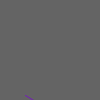
Frame 1 (no input)
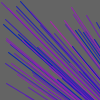
Frame 60 (the mouse pressed at the canvas centre just before this capture)
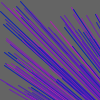
Frame 120 (the mouse held since frame 60 and released just before this capture)

The Processing sketch that drew these frames (run headless with seeded random() and noise(); from frame 60 on, the mouse is pressed at the canvas centre):

// Processing sketch: processing_152016
// ── processing_152016.pde

void setup() {
  background(100); 
}

void draw() {
  stroke(random(177),(32),(178)); 
  line(200,200, random(100), random(100) );
}
